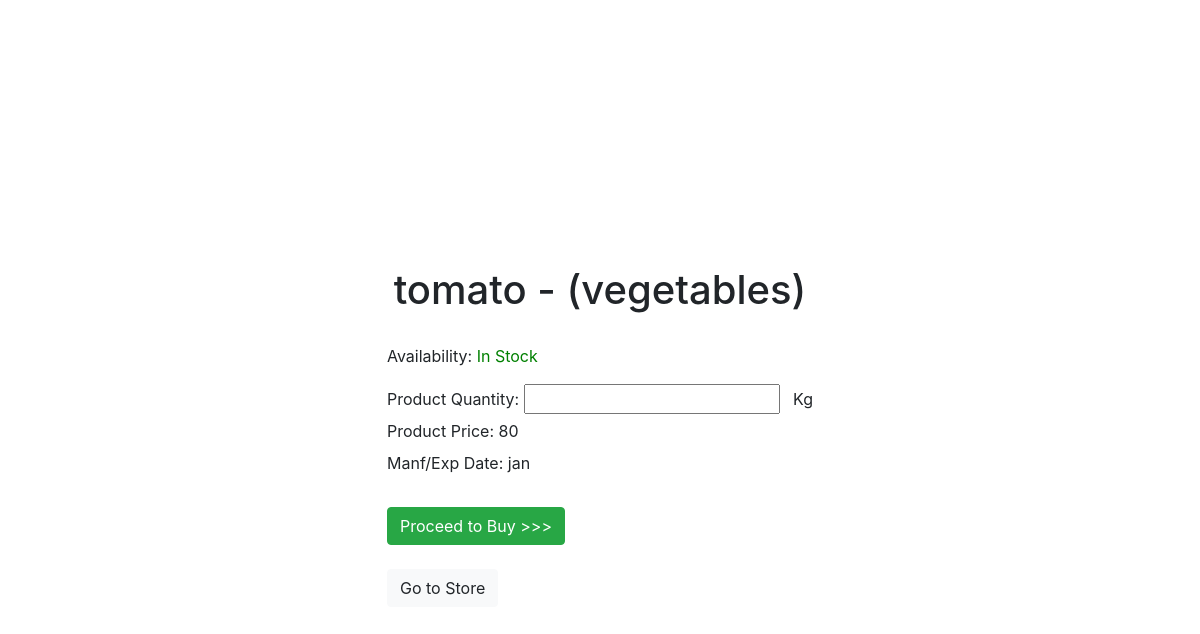
Screenshot of /buy_product/1 with the database file from the repository.
### app.py (models this page shows, shortened)
class Product(db.Model):
    id = db.Column(db.Integer(), primary_key=True)
    product_name = db.Column(db.String(20), unique=True, nullable=False)
    unit = db.Column(db.String(10), nullable=False)
    m_and_e_date = db.Column(db.String(20), nullable=False)
    price = db.Column(db.Integer(), nullable=False)
    quantity = db.Column(db.Float(), nullable=False)
    cat = db.Column(db.Integer(), db.ForeignKey('category.id')) #connects the category's id table as its foreign key

class Category(db.Model):
    id = db.Column(db.Integer(), primary_key=True)
    category_name = db.Column(db.String(20), unique=True, nullable=False)
    items = db.relationship('Product', backref='section')   #its the relationship between categories and products

### app.py (the view, shortened to what this page needs)
@app.route('/buy_product/<int:id>', methods=['GET', 'POST'])
def buy_product(id):
    error=None
    product = Product.query.filter_by(id=id).first()
    units = {0: 'Kg', 1: 'Liter', 2: 'gram', 3: 'dozen'}
    return render_template('buy_product.html', product=product, units=units, error=error)

### templates/buy_product.html (shortened to what this page needs)
{% extends 'base.html' %}
{% block content %}
    <div>
        <br>
        <br>
        <br>
    <h1>{{ product.product_name }}&nbsp-&nbsp({{ product.section.category_name }}) </h1>
    <form action="/buy_product/{{ product.id }}" method="POST">
        {% if (product.quantity | int) > 0 %}
        <label for="availability">Availability: <label style='color:green   '>In Stock</label></label><br>
        <label for="product_quantity">Product Quantity:</label>
        <input type="text" id="product_quantity" name="product_quantity" required>&nbsp&nbsp
        <label for="product_quantity">{{ units[product.unit | int] }}</label>
        <br>
        <label for="product_price">Product Price:</label>
        <label for="product_price">{{ product.price }}</label>
        <br>
        <label for="m_and_e_date">Manf/Exp Date:</label>
        <label for="m_and_e_date">{{ product.m_and_e_date }}</label>
        {% endif %}
        <br>
        <br>
        <input class='btn btn-success' type="submit" value="Proceed to Buy >>>">
    </form>
    <br>
    <form action="/go_to_store" method="POST">
        <input class='btn btn-light' type="submit" value="Go to Store">
    </form>
    </div>
{% endblock %}

### static/style.css (style rules this page uses)
html { display: table; margin: auto; }
body { vertical-align: middle; height: 100vh; }
h1 { text-align: center; margin-bottom: 30px; }

### rows the page displays
Product: product_name "tomato", unit "Kg", price "80", m_and_e_date "jan"
Category: section.category_name "vegetables"
